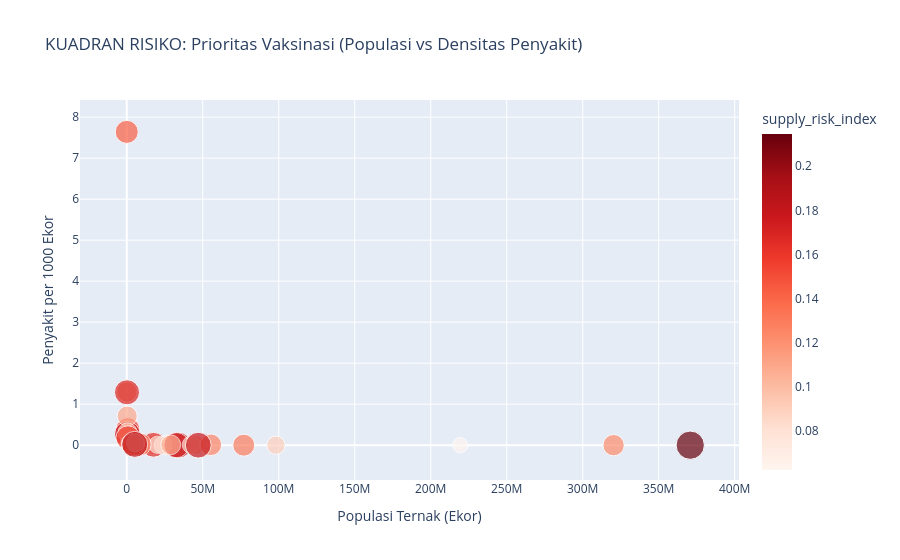

Here is the notebook cell this chart was saved with:
### Code cell
# ==============================================================================
# ANALISIS 4: PETA RISIKO SPASIAL (Kuadran Intervensi)
# ==============================================================================
print("\n--- 4. PETA RISIKO SPASIAL ---")

# [ROLL-UP]: Mengagregasi tingkat keparahan wilayah
spatial_risk = cube.groupby('nama_provinsi').agg({
    'populasi_ternak': 'mean',
    'sum_jumlah_sakit': 'sum',
    'supply_risk_index': 'mean'
}).reset_index()

# Densitas penyakit per 1000 ekor
spatial_risk['disease_density'] = (spatial_risk['sum_jumlah_sakit'] / (spatial_risk['populasi_ternak'] / 1000)).round(2)

fig4 = px.scatter(
    spatial_risk, x='populasi_ternak', y='disease_density', size='supply_risk_index',
    hover_name='nama_provinsi', color='supply_risk_index', color_continuous_scale='Reds',
    title='KUADRAN RISIKO: Prioritas Vaksinasi (Populasi vs Densitas Penyakit)',
    labels={'populasi_ternak': 'Populasi Ternak (Ekor)', 'disease_density': 'Penyakit per 1000 Ekor'}
)
fig4.show()

### Figure 1 — Plotly figure (JSON) as saved in the notebook; plotly's stock layout.template omitted (floating-point values rounded to 4 significant figures)
{"data": [{"hovertemplate": "<b>%{hovertext}</b><br><br>Populasi Ternak (Ekor)=%{x}<br>Penyakit per 1000 Ekor=%{y}<br>supply_risk_index=%{marker.color}<extra></extra>", "hovertext": ["Aceh", "Bali", "Banten", "Bengkulu", "DI Yogyakarta", "DKI Jakarta", "Gorontalo", "Jambi", "Jawa Barat", "Jawa Tengah", "Jawa Timur", "Kalimantan Barat", "Kalimantan Selatan", "Kalimantan Tengah", "Kalimantan Timur", "Kalimantan Utara", "Kepulauan Riau", "Lampung", "Maluku", "Maluku Utara", "Nusa Tenggara Barat", "Nusa Tenggara Timur", "Papua", "Papua Barat", "Papua Barat Daya", "Papua Pegunungan", "Papua Selatan", "Papua Tengah", "Riau", "Sulawesi Barat", "Sulawesi Selatan", "Sulawesi Tengah", "Sulawesi Tenggara", "Sulawesi Utara", "Sumatera Barat", "Sumatera Selatan", "Sumatera Utara"], "legendgroup": "", "marker": {"color": [0.1089, 0.0944, 0.09015, 0.1397, 0.1063, 0.1549, 0.1251, 0.09312, 0.2145, 0.1222, 0.06243, 0.179, 0.1053, 0.1658, 0.08597, 0.1172, 0.07629, 0.1255, 0.1779, 0.1109, 0.07899, 0.1413, 0.1239, 0.1087, 0.09691, 0.143, 0.169, 0.155, 0.1716, 0.1071, 0.08492, 0.1344, 0.08725, 0.182, 0.1053, 0.1785, 0.1296], "coloraxis": "coloraxis", "size": [0.1089, 0.0944, 0.09015, 0.1397, 0.1063, 0.1549, 0.1251, 0.09312, 0.2145, 0.1222, 0.06243, 0.179, 0.1053, 0.1658, 0.08597, 0.1172, 0.07629, 0.1255, 0.1779, 0.1109, 0.07899, 0.1413, 0.1239, 0.1087, 0.09691, 0.143, 0.169, 0.155, 0.1716, 0.1071, 0.08492, 0.1344, 0.08725, 0.182, 0.1053, 0.1785, 0.1296], "sizemode": "area", "sizeref": 0.0005364, "symbol": "circle"}, "mode": "markers", "name": "", "orientation": "v", "showlegend": false, "type": "scatter", "x": [18740000.0, 43340000.0, 98160000.0, 5673000.0, 27000000.0, 733000.0, 3148000.0, 28990000.0, 370700000.0, 320300000.0, 219500000.0, 34050000.0, 44560000.0, 17620000.0, 23850000.0, 1976000.0, 10330000.0, 55340000.0, 411600.0, 80740.0, 20100000.0, 8529000.0, 2802000.0, 304000.0, 542800.0, 16350.0, 185500.0, 819100.0, 32670000.0, 2997000.0, 42390000.0, 4165000.0, 5866000.0, 5252000.0, 28950000.0, 47090000.0, 76990000.0], "xaxis": "x", "y": [0.01, 0.01, 0.0, 0.05, 0.0, 0.38, 0.04, 0.01, 0.0, 0.0, 0.0, 0.0, 0.01, 0.01, 0.0, 0.06, 0.02, 0.01, 0.27, 1.3, 0.01, 0.02, 0.05, 0.71, 0.31, 7.64, 1.29, 0.18, 0.0, 0.03, 0.01, 0.01, 0.06, 0.02, 0.01, 0.0, 0.0], "yaxis": "y"}], "layout": {"coloraxis": {"colorbar": {"title": {"text": "supply_risk_index"}}, "colorscale": [[0, "rgb(255,245,240)"], [0.125, "rgb(254,224,210)"], [0.25, "rgb(252,187,161)"], [0.375, "rgb(252,146,114)"], [0.5, "rgb(251,106,74)"], [0.625, "rgb(239,59,44)"], [0.75, "rgb(203,24,29)"], [0.875, "rgb(165,15,21)"], [1, "rgb(103,0,13)"]]}, "legend": {"itemsizing": "constant", "tracegroupgap": 0}, "title": {"text": "KUADRAN RISIKO: Prioritas Vaksinasi (Populasi vs Densitas Penyakit)"}, "xaxis": {"anchor": "y", "domain": [0, 1], "title": {"text": "Populasi Ternak (Ekor)"}}, "yaxis": {"anchor": "x", "domain": [0, 1], "title": {"text": "Penyakit per 1000 Ekor"}}}}
